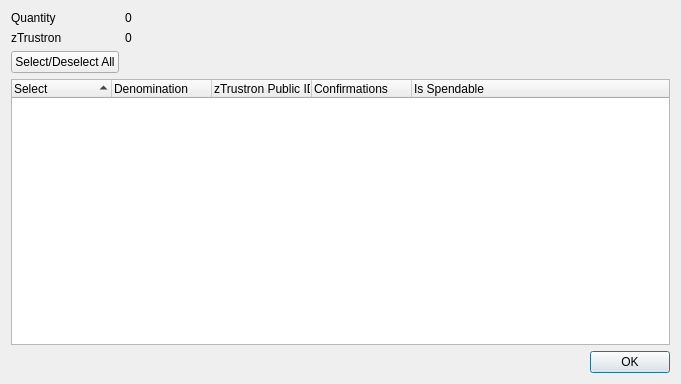
<?xml version="1.0" encoding="UTF-8"?>
<ui version="4.0">
 <class>ZTrustronControlDialog</class>
 <widget class="QDialog" name="ZTrustronControlDialog">
  <property name="geometry">
   <rect>
    <x>0</x>
    <y>0</y>
    <width>681</width>
    <height>384</height>
   </rect>
  </property>
  <property name="minimumSize">
   <size>
    <width>681</width>
    <height>384</height>
   </size>
  </property>
  <property name="windowTitle">
   <string>Select zTrustron to Spend</string>
  </property>
  <layout class="QGridLayout" name="gridLayout">
   <item row="0" column="0">
    <layout class="QFormLayout" name="formLayout">
     <property name="sizeConstraint">
      <enum>QLayout::SetDefaultConstraint</enum>
     </property>
     <item row="0" column="0">
      <widget class="QLabel" name="labelQuantity">
       <property name="text">
        <string>Quantity</string>
       </property>
      </widget>
     </item>
     <item row="0" column="1">
      <widget class="QLabel" name="labelQuantity_int">
       <property name="text">
        <string>0</string>
       </property>
      </widget>
     </item>
     <item row="1" column="0">
      <widget class="QLabel" name="labelZTrustron">
       <property name="text">
        <string>zTrustron</string>
       </property>
      </widget>
     </item>
     <item row="1" column="1">
      <widget class="QLabel" name="labelZTrustron_int">
       <property name="text">
        <string>0</string>
       </property>
      </widget>
     </item>
     <item row="2" column="0">
      <widget class="QPushButton" name="pushButtonAll">
       <property name="text">
        <string>Select/Deselect All</string>
       </property>
      </widget>
     </item>
    </layout>
   </item>
   <item row="1" column="0">
    <layout class="QVBoxLayout" name="verticalLayout">
     <item>
      <widget class="QTreeWidget" name="treeWidget">
       <property name="minimumSize">
        <size>
         <width>0</width>
         <height>250</height>
        </size>
       </property>
       <property name="alternatingRowColors">
        <bool>true</bool>
       </property>
       <property name="sortingEnabled">
        <bool>true</bool>
       </property>
       <property name="columnCount">
        <number>5</number>
       </property>
       <attribute name="headerDefaultSectionSize">
        <number>100</number>
       </attribute>
       <column>
        <property name="text">
         <string notr="true">Select</string>
        </property>
       </column>
       <column>
        <property name="text">
         <string notr="true">Denomination</string>
        </property>
       </column>
       <column>
        <property name="text">
         <string notr="true">zTrustron Public ID</string>
        </property>
       </column>
       <column>
        <property name="text">
         <string notr="true">Confirmations</string>
        </property>
       </column>
       <column>
        <property name="text">
         <string>Is Spendable</string>
        </property>
       </column>
      </widget>
     </item>
     <item>
      <widget class="QDialogButtonBox" name="buttonBox">
       <property name="orientation">
        <enum>Qt::Horizontal</enum>
       </property>
       <property name="standardButtons">
        <set>QDialogButtonBox::Ok</set>
       </property>
      </widget>
     </item>
    </layout>
   </item>
  </layout>
 </widget>
 <resources/>
 <connections>
  <connection>
   <sender>buttonBox</sender>
   <signal>accepted()</signal>
   <receiver>ZTrustronControlDialog</receiver>
   <slot>accept()</slot>
   <hints>
    <hint type="sourcelabel">
     <x>248</x>
     <y>254</y>
    </hint>
    <hint type="destinationlabel">
     <x>157</x>
     <y>274</y>
    </hint>
   </hints>
  </connection>
  <connection>
   <sender>buttonBox</sender>
   <signal>rejected()</signal>
   <receiver>ZTrustronControlDialog</receiver>
   <slot>reject()</slot>
   <hints>
    <hint type="sourcelabel">
     <x>316</x>
     <y>260</y>
    </hint>
    <hint type="destinationlabel">
     <x>286</x>
     <y>274</y>
    </hint>
   </hints>
  </connection>
 </connections>
</ui>
